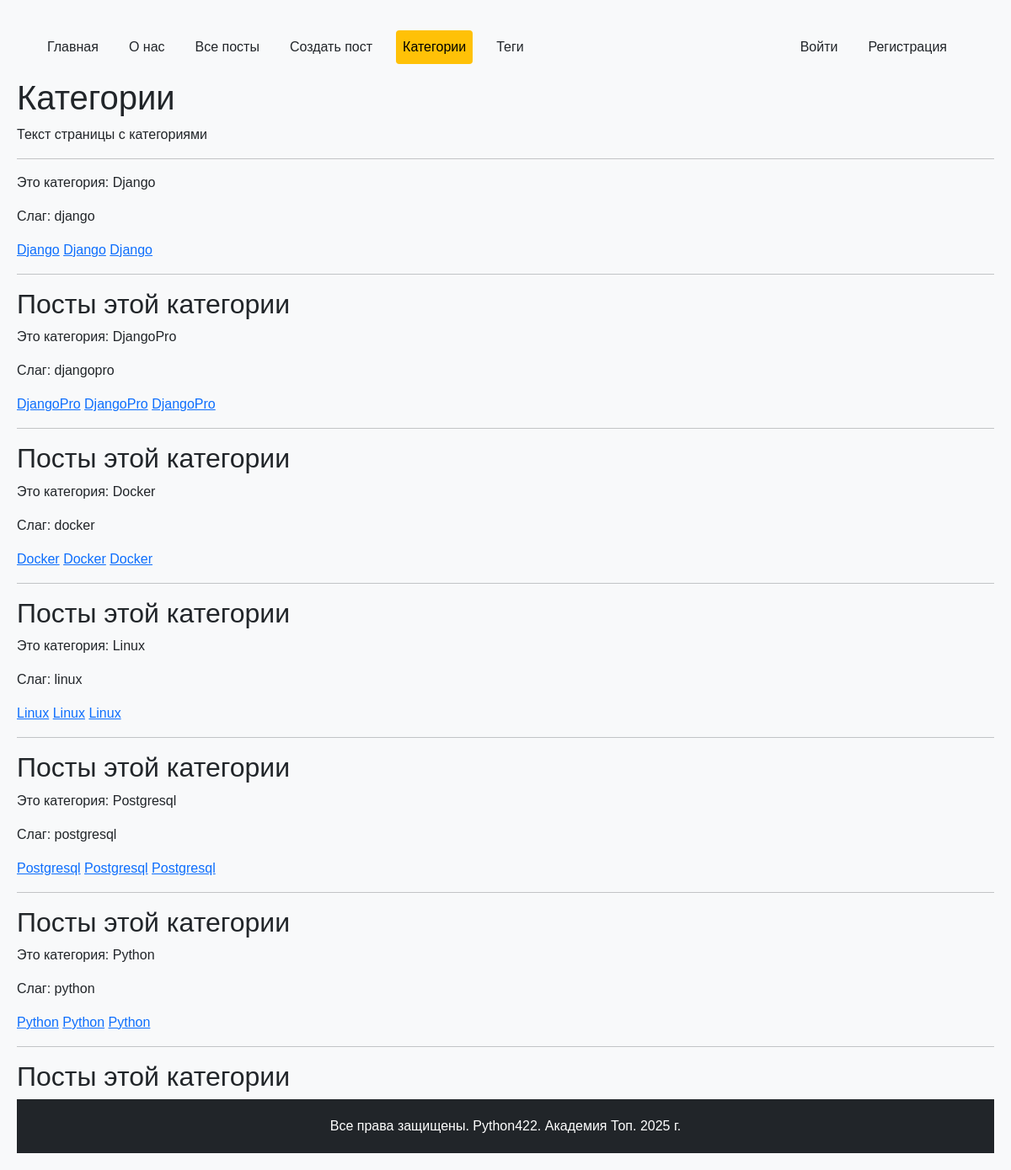
The app's page /posts/categories/ with its own data.
### python_blog/models.py (models this page shows, shortened)
class Category(models.Model):
    name = models.CharField(max_length=200, verbose_name="Название")
    slug = models.SlugField(max_length=250, unique=True, verbose_name="Слаг")
    description = models.TextField(
        blank=True, null=True, default="Без описания", verbose_name="Описание"
    )
    def get_absolute_url(self):
        return reverse("blog:category_detail", args=[self.slug])
    class Meta:
        verbose_name = "Категория"
        verbose_name_plural = "Категории"
        ordering = ["name"]

### python_blog/views.py (the view)
# urls.py: path('categories/', catalog_categories, name='categories'),
def catalog_categories(request):
    CATEGORIES = Category.objects.all()
    context = {
        "title": "Категории",
        "text": "Текст страницы с категориями",
        "categories": CATEGORIES,
    }
    return render(request, "python_blog/catalog_categories.html", context)

### python_blog/context_processors.py (called while the page is built)
def menu_items(request):
    menu = [
    {"title": "Главная", "url_name": "main"},
    {"title": "О нас", "url_name": "about"},
    {"title": "Все посты", "url_name": "blog:posts"},
    {"title": "Создать пост", "url_name": "blog:post_create"},
    {"title": "Категории", "url_name": "blog:categories"},
    {"title": "Теги", "url_name": "blog:tags"},
]
    current_url_name = request.resolver_match.view_name
    for item in menu:
        item['is_active'] = current_url_name == item['url_name']
    return {'menu_items': menu}

### python_blog/templates/python_blog/catalog_categories.html (shortened to what this page needs)
{% extends "base.html" %}
{% block content %}
    <h1>{{ title }}</h1>
    <p>{{ text }}</p>
    <hr>
    {% for category in categories %}
    <p>Это категория: {{ category.name }}</p>
    <p>Слаг: {{ category.slug }}</p>
    <a href="{{ category.slug }}">{{ category.name }}</a>
    <a href="{% url "blog:category_detail" category.slug  %}">{{ category.name }}</a>
    <a href="{{ category.get_absolute_url }}">{{ category.name }}</a>
    <hr>
    <h2>Посты этой категории</h2>
    {% endfor %}
    {% endblock %}

### static/css/main.css (style rules this page uses)
body { min-height: 100vh; display: flex; flex-direction: column; margin: 0; padding: 20px; background-color: #f8f9fa; font-family: Arial, sans-serif; }

### records on screen
Category: name "Django", slug "django"
Category: name "DjangoPro", slug "djangopro"
Category: name "Docker", slug "docker"
Category: name "Linux", slug "linux"
Category: name "Postgresql", slug "postgresql"
Category: name "Python", slug "python"

### other values on screen
{{ item.title }} "Главная" "О нас" "Все посты" "Создать пост" "Категории" "Теги"
{{ title }} "Категории"
{{ text }} "Текст страницы с категориями"
